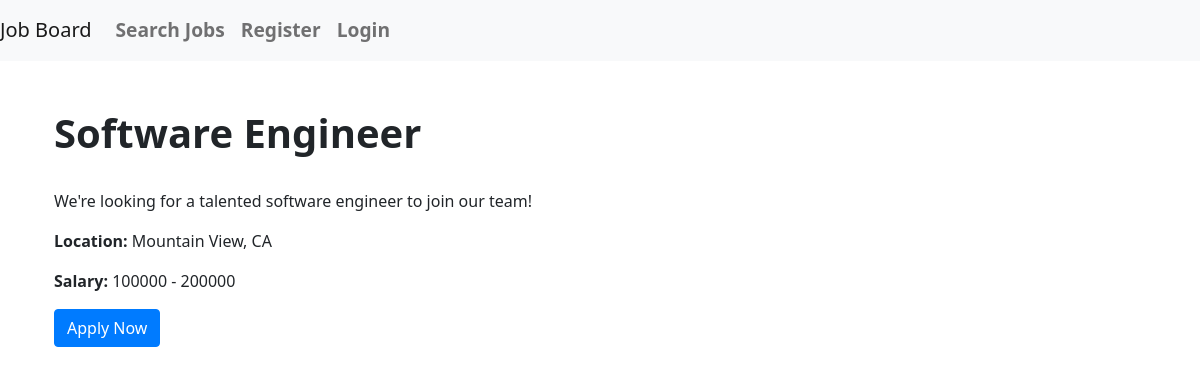
/job/1, run on the app's committed database.
### project/models.py (models this page shows, shortened)
class Job(db.Model):
    id = db.Column(db.Integer, primary_key=True)
    title = db.Column(db.String(100), nullable=False)
    company = db.Column(db.String(100), nullable=False)
    description = db.Column(db.String(1000), nullable=False)
    location = db.Column(db.String(100), nullable=False)
    salary_min = db.Column(db.Integer)
    salary_max = db.Column(db.Integer)
    date_posted = db.Column(db.DateTime, nullable=False, default=datetime.utcnow)
    is_active = db.Column(db.Boolean, nullable=False, default=True)
    applicants = db.relationship('Application', backref='job', lazy=True)

### project/job_board/routes.py (the view)
@job_board.route('/job/<int:job_id>')
def job_detail(job_id):
    job = Job.query.get_or_404(job_id)
    return render_template('job.html', job=job)

### project/templates/job.html (shortened to what this page needs)
{% extends "base.html" %}
{% block content %}
  <div class="container">
    <h1>{{ job.title }}</h1>
    <p>{{ job.description }}</p>
    <p><strong>Location:</strong> {{ job.location }}</p>
    <p><strong>Salary:</strong> {{ job.salary_min }} - {{job.salary_max}}</p>
    <a href="/apply/{{ job.id }}" class="btn btn-primary">Apply Now</a>
  </div>
{% endblock %}

### project/static/style.css (style rules this page uses)
.btn-primary { color: #fff; background-color: #007bff; border-color: #007bff; }
h1 { margin-top: 3rem; margin-bottom: 2rem; font-size: 2.5rem; font-weight: 600; }
p { margin-top: 1rem; }
a { color: #007bff; text-decoration: none; }

### data on the page
Job: title "Software Engineer", description "We're looking for a talented software engineer to join our team!", location "Mountain View, CA", salary_min "100000", salary_max "200000"
